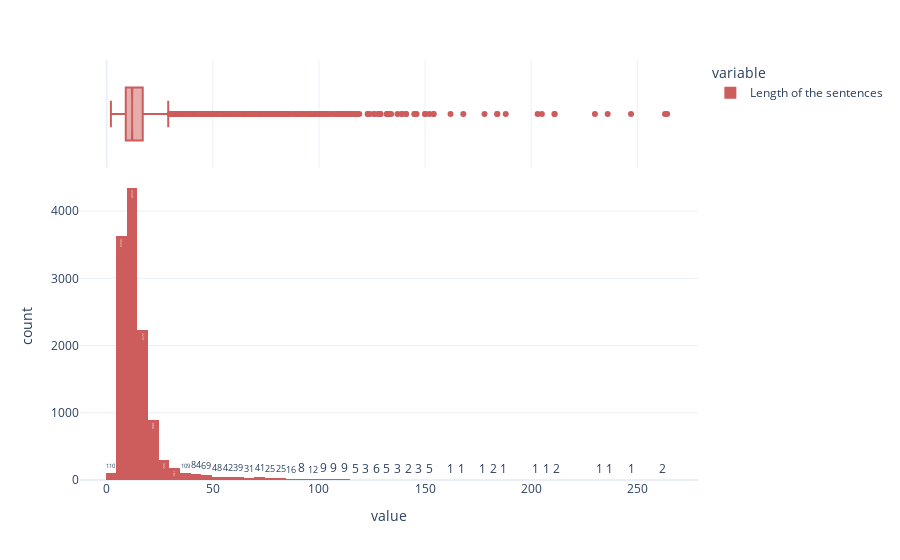

The cell this chart's notebook holds for it:
### Code cell
# trace the histogram of the length with a appropriate template and labels with indian red color with displayed counts
fig = px.histogram(length, template="plotly_white", labels=dict(x="Length of the sentences", y="Number of sentences"), color_discrete_sequence=['indianred'], marginal="box", nbins=100, text_auto=True)

# change name of the variable
fig.update_traces(name="Length of the sentences")


fig.show()

### Figure 1 — Plotly figure (JSON) as saved in the notebook; plotly's stock layout.template omitted (floating-point values rounded to 4 significant figures; data arrays with more than 128 entries replaced by an {"elided": "..."} marker saying what was removed)
{"data": [{"alignmentgroup": "True", "bingroup": "x", "hovertemplate": "variable=0<br>value=%{x}<br>count=%{y}<extra></extra>", "legendgroup": "0", "marker": {"color": "indianred", "pattern": {"shape": ""}}, "name": "Length of the sentences", "nbinsx": 100, "offsetgroup": "0", "orientation": "v", "showlegend": true, "texttemplate": "%{value}", "type": "histogram", "x": {"elided": "12308 int values"}, "xaxis": "x", "yaxis": "y"}, {"alignmentgroup": "True", "hovertemplate": "variable=0<br>value=%{x}<extra></extra>", "legendgroup": "0", "marker": {"color": "indianred"}, "name": "Length of the sentences", "notched": true, "offsetgroup": "0", "showlegend": false, "type": "box", "x": {"elided": "12308 int values"}, "xaxis": "x2", "yaxis": "y2"}], "layout": {"barmode": "relative", "legend": {"title": {"text": "variable"}, "tracegroupgap": 0}, "margin": {"t": 60}, "xaxis": {"anchor": "y", "domain": [0, 1], "title": {"text": "value"}}, "xaxis2": {"anchor": "y2", "domain": [0, 1], "matches": "x", "showgrid": true, "showticklabels": false}, "yaxis": {"anchor": "x", "domain": [0, 0.7326], "title": {"text": "count"}}, "yaxis2": {"anchor": "x2", "domain": [0.7426, 1], "matches": "y2", "showgrid": false, "showline": false, "showticklabels": false, "ticks": ""}}}
